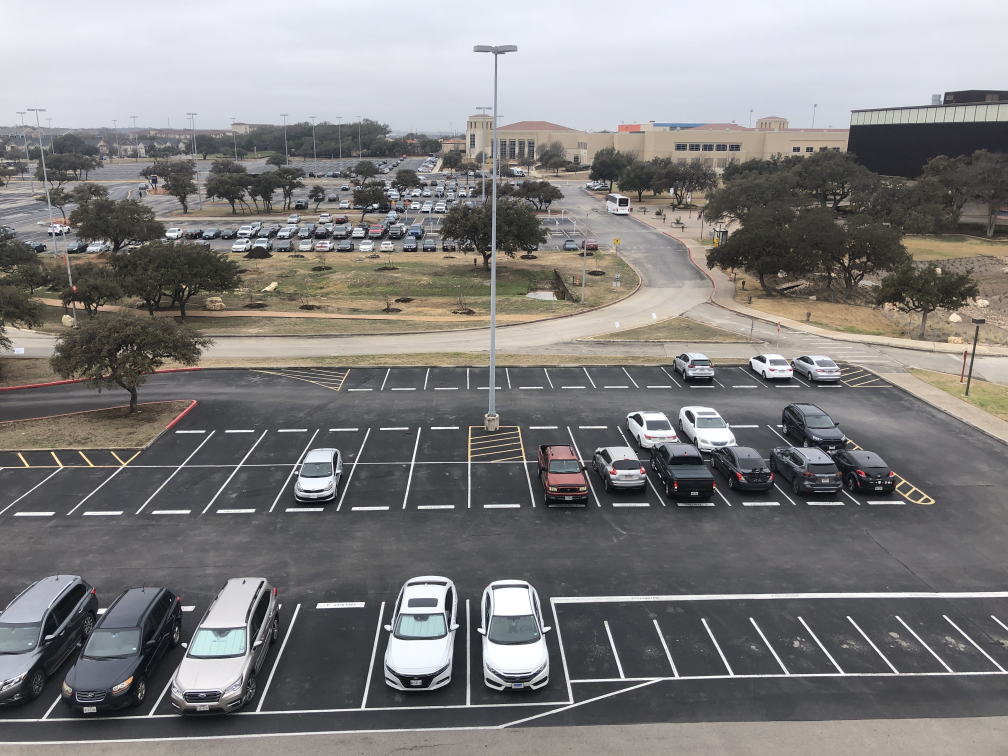
#> input picture Test Images/Ximenes_Phone.JPG, 4032 x 3024 px, found by its file name (shown at 1/4 size)
$ python image_cutter_cv2.py
#> lines starting #> are read from the running program, lines starting #| are printed output that depends on the picture
# Made following https://theailearner.com/tag/cv2-warpperspective/
import cv2
import numpy as np
import matplotlib.pyplot as plt

# Ximenes_Phone test spot
#             [[1420, 1855]],
#             [[1651, 1852]],
#             [[1350, 2043]],
#             [[1616, 2034]]

# load image
img = cv2.imread("./Test Images/Ximenes_Phone.jpg")
#> img is the input picture: shape (3024, 4032, 3); mean B, G, R 126.2, 126.3, 128.1

#Create copy of image
img_copy = np.copy(img)

img_copy = cv2.cvtColor(img_copy, cv2.COLOR_BGR2RGB)

# plt.imshow(img_copy)
# plt.show()

pt_A = [1420, 1855]
pt_B = [1651, 1852]
pt_C = [1350, 2043]
pt_D = [1616, 2034]

# Find the width and height
width_AD = np.sqrt(((pt_A[0] - pt_D[0]) ** 2) + ((pt_A[1] - pt_D[1]) ** 2))
width_BC = np.sqrt(((pt_B[0] - pt_C[0]) ** 2) + ((pt_B[1] - pt_C[1]) ** 2))
maxWidth = max(int(width_AD), int(width_BC))

height_AB = np.sqrt(((pt_A[0] - pt_B[0]) ** 2) + ((pt_A[1] - pt_B[1]) ** 2))
height_CD = np.sqrt(((pt_C[0] - pt_D[0]) ** 2) + ((pt_C[1] - pt_D[1]) ** 2))
maxHeight = max(int(height_AB), int(height_CD))

# specify point mapping; top left, top right, bottom left, bottom right

input_pts = np.float32([pt_A, pt_C, pt_D, pt_B])
output_pts = np.float32([[0, 0],
                         [0, maxHeight - 1],
                         [maxWidth - 1, maxHeight - 1],
                         [maxWidth - 1, 0]])

#compute transform matrix M
M = cv2.getPerspectiveTransform(input_pts, output_pts)

out = cv2.warpPerspective(img, M, (maxWidth, maxHeight), flags=cv2.INTER_LINEAR)
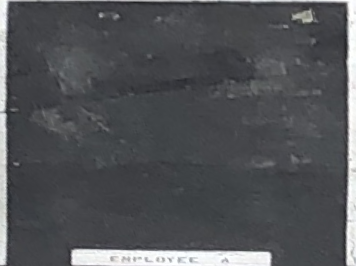
#> out: shape (266, 356, 3); mean B, G, R 86.7, 83.3, 81.6

plt.imshow(out)
plt.show()
cv2.imwrite("test_output_cv2.JPG", out)
